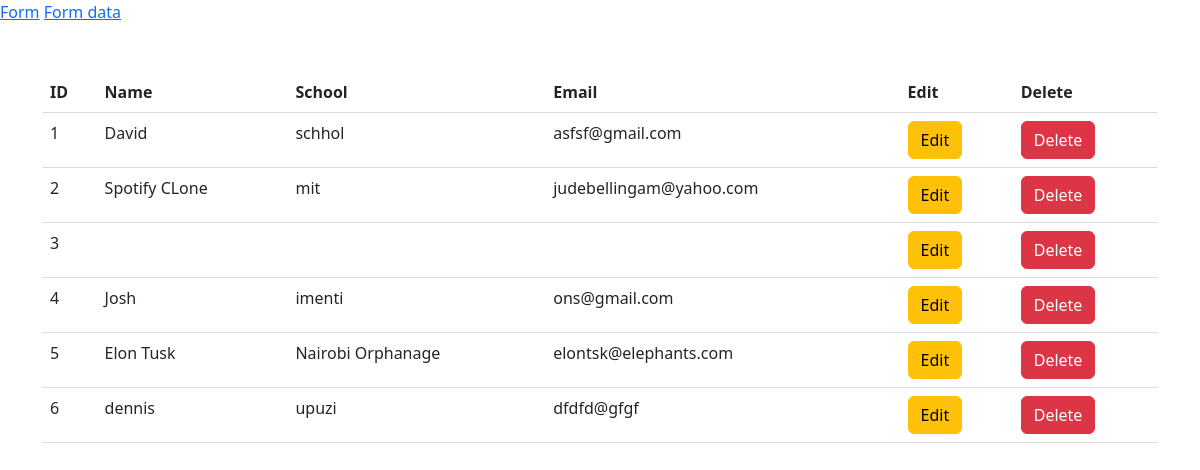
The page /people/ on the database as committed earlier.
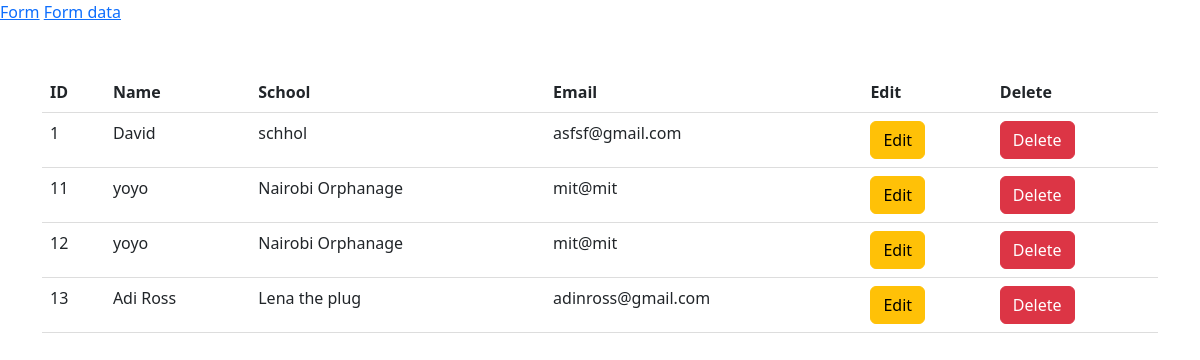
The same page on the database as committed later.
### Call_Of_Booty/models.py (models this page shows, shortened)
class People(models.Model):
    name = models.CharField(max_length=40, blank=False, null=False)
    email = models.CharField(max_length=40, blank=False, null=False)
    school = models.CharField(max_length=50)

### Call_Of_Booty/views.py (the view)
# urls.py: path('people/', views.people, name="people"),
def people(request):
    data = People.objects.all()
    return render(request, 'people.html', {"data": data})

### Call_Of_Booty/templates/people.html (shortened to what this page needs)
<!doctype html>
<html lang="en">
<head>
     <link href="https://cdn.jsdelivr.net/npm/bootstrap@5.3.0/dist/css/bootstrap.min.css" rel="stylesheet">
</head>
<body>
  <a href="{% url 'home' %}">Form</a>
    <a href="{% url 'people' %}">Form data</a>
<div class="container">
  <table class="table mt-5">
  <thead>
    <tr>
          <th>ID</th>
          <th>Name</th>
          <th>School</th>
          <th>Email</th>
          <th>Edit</th>
          <th>Delete</th>
      </tr>
  </thead>
  <tbody>
        {% for d in data  %}
    <tr>
      <td>{{ d.id }}</td>
      <td>{{ d.name }}</td>
      <td>{{ d.school }}</td>
      <td>{{ d.email }}</td>
      <td>
          <a href="/update/{{ d.id }}" class="btn btn-warning" >Edit</a>
      </td>
        <td>
            <a href="/delete/{{ d.id }}" class="btn btn-danger" >Delete</a>
        </td>
    </tr>
  </tbody>
      {% endfor %}
</table>
</div>
</body>
</html>

### Call_Of_Booty/templates/people.html (style rules this page uses)
table { width: 100%; border-collapse: collapse; }
th, td { padding: 8px; text-align: left; border-bottom: 1px solid #ddd; }
th { background-color: #f2f2f2; }

Rows that differ between the two databases and show on the page:
removed People: id "2", name "Spotify CLone", school "mit", email "judebellingam@yahoo.com"
removed People: id "3"
removed People: id "4", name "Josh", school "imenti", email "ons@gmail.com"
removed People: id "5", name "Elon Tusk", school "Nairobi Orphanage", email "elontsk@elephants.com"
removed People: id "6", name "dennis", school "upuzi", email "dfdfd@gfgf"
added People: id "11", name "yoyo", school "Nairobi Orphanage", email "mit@mit"
added People: id "12", name "yoyo", school "Nairobi Orphanage", email "mit@mit"
added People: id "13", name "Adi Ross", school "Lena the plug", email "adinross@gmail.com"
